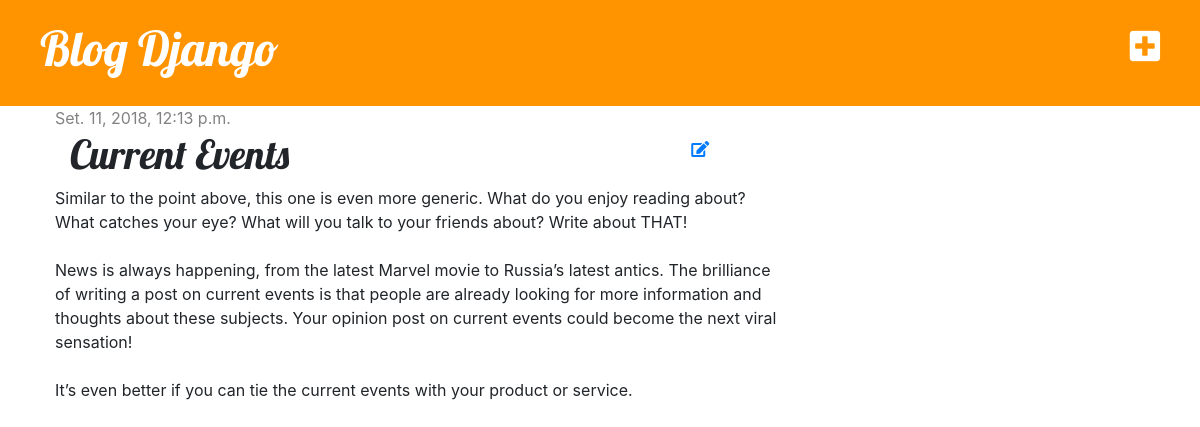
Before: /post/2/ with the older database file.
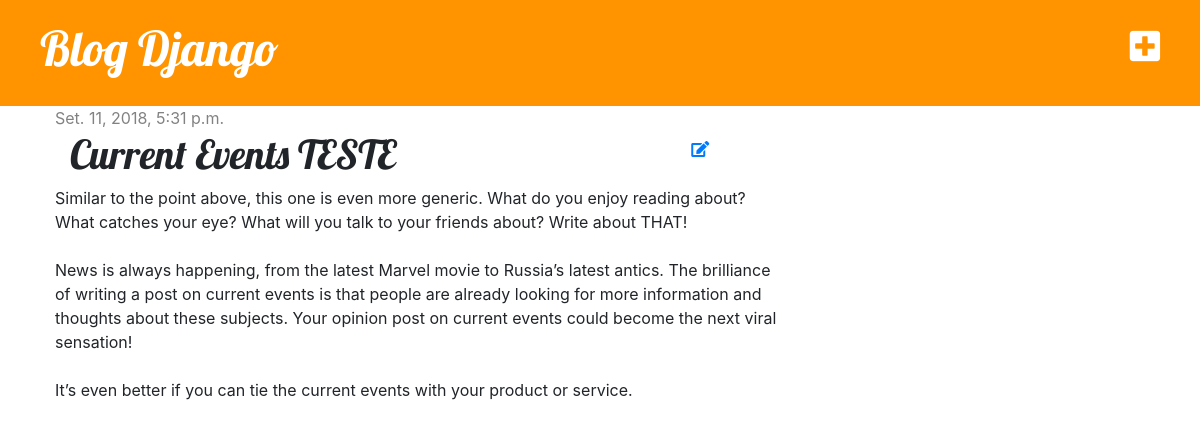
After: the same page with the newer database file.
### blog/models.py (models this page shows, shortened)
class Post(models.Model):
    author = models.ForeignKey('auth.User', on_delete=models.CASCADE)
    title = models.CharField(max_length=200)
    text = models.TextField()
    created_date = models.DateTimeField(default=timezone.now)
    published_date = models.DateTimeField(blank=True, null=True)

### blog/views.py (the view)
# urls.py: path('post/<int:pk>/', views.post_detail, name='post_detail'),
def post_detail(request, pk):
    post = get_object_or_404(Post, pk=pk)
    return render(request, 'blog/post_detail.html', {'post': post})

### blog/templates/blog/post_detail.html
{% extends 'blog/base.html' %}
{% block content %}
	<div class="post">
		{% if post.published_date %}
			<div class="date">
				{{ post.published_date }}
			</div>
		{% endif %}
		<div class="col-md-12">
			<div class="row">
				<div class="col-md-10">
					<h1>{{ post.title }}</h1>
				</div>
				<div class="col-md-2">
					<a href="{% url 'post_edit' pk=post.pk %}" class="btn btn-default" title="Editar"><i class="fas fa-edit"></i></a>
				</div>
			</div>
		</div>
		<p>{{ post.text|linebreaksbr }}</p>
	</div>
{% endblock %}

Changed rows visible on the page:
changed Post: published_date "Set. 11, 2018, 12:13 p.m." → "Set. 11, 2018, 5:31 p.m."; title "Current Events" → "Current Events TESTE"
